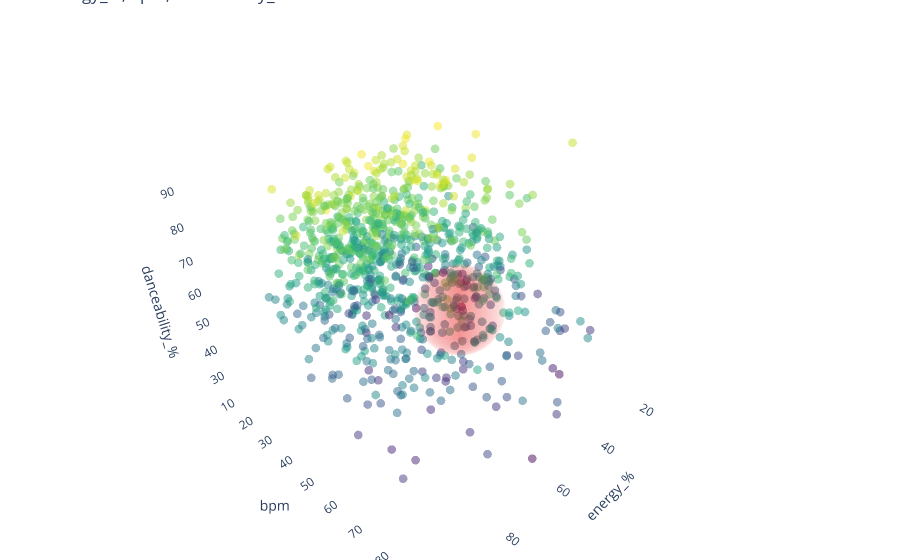

The code cell stored with this chart in its notebook:
### Markdown cell above
# Más movidas

### Code cell
create_3d_scatter('energy_%', 'bpm', 'danceability_%', sphere_center=[75, 75, 75], sphere_radius=10)

### Figure 1 — Plotly figure (JSON) as saved in the notebook; plotly's stock layout.template omitted (floating-point values rounded to 4 significant figures; data arrays with more than 128 entries replaced by an {"elided": "..."} marker saying what was removed)
{"data": [{"hoverinfo": "text", "marker": {"color": {"elided": "953 int values"}, "colorscale": [[0, "#440154"], [0.1111, "#482878"], [0.2222, "#3e4989"], [0.3333, "#31688e"], [0.4444, "#26828e"], [0.5556, "#1f9e89"], [0.6667, "#35b779"], [0.7778, "#6ece58"], [0.8889, "#b5de2b"], [1, "#fde725"]], "opacity": 0.5, "size": 3}, "mode": "markers", "text": {"elided": "953 str values"}, "type": "scatter3d", "x": {"elided": "953 int values"}, "y": {"elided": "953 float values"}, "z": {"elided": "953 int values"}}, {"color": "red", "opacity": 0.01, "type": "mesh3d", "x": {"elided": "10000 float values"}, "y": {"elided": "10000 float values"}, "z": {"elided": "10000 float values"}}], "layout": {"margin": {"b": 0, "l": 0, "r": 0, "t": 0}, "scene": {"xaxis": {"showbackground": false, "title": {"text": "energy_%"}}, "yaxis": {"showbackground": false, "title": {"text": "bpm"}}, "zaxis": {"showbackground": false, "title": {"text": "danceability_%"}}}, "title": {"text": "energy_%, bpm, danceability_%"}}}
